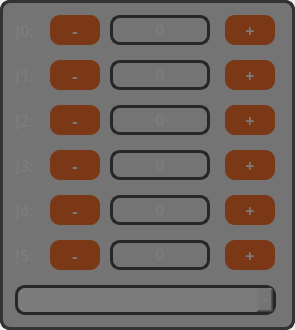
    <widget class="QFrame" name="frm_joint_control">
     <property name="geometry">
      <rect>
       <x>5</x>
       <y>45</y>
       <width>295</width>
       <height>330</height>
      </rect>
     </property>
     <property name="sizePolicy">
      <sizepolicy hsizetype="Preferred" vsizetype="Preferred">
       <horstretch>0</horstretch>
       <verstretch>0</verstretch>
      </sizepolicy>
     </property>
     <property name="styleSheet">
      <string notr="true">border-radius: 10px;
border: 3px solid #333333;</string>
     </property>
     <property name="frameShape">
      <enum>QFrame::NoFrame</enum>
     </property>
     <widget class="QPushButton" name="btn_j0_minus">
      <property name="geometry">
       <rect>
        <x>50</x>
        <y>15</y>
        <width>50</width>
        <height>30</height>
       </rect>
      </property>
      <property name="sizePolicy">
       <sizepolicy hsizetype="Fixed" vsizetype="Fixed">
        <horstretch>0</horstretch>
        <verstretch>0</verstretch>
       </sizepolicy>
      </property>
      <property name="font">
       <font>
        <family>JetBrains Mono</family>
        <pointsize>12</pointsize>
        <weight>75</weight>
        <bold>true</bold>
       </font>
      </property>
      <property name="styleSheet">
       <string notr="true">QPushButton {
	background-color: #FE5C0D;
	color: #FFFFFF;
	padding: 5px;
	border-radius: 10px;
	border: none;
}
QPushButton:hover{
	background-color: rgb(254, 81, 13);
    border: 2px solid rgb(254, 174, 13);
}</string>
      </property>
      <property name="text">
       <string>-</string>
      </property>
     </widget>
     <widget class="QPushButton" name="btn_j0_plus">
      <property name="geometry">
       <rect>
        <x>225</x>
        <y>15</y>
        <width>50</width>
        <height>30</height>
       </rect>
      </property>
      <property name="sizePolicy">
       <sizepolicy hsizetype="Fixed" vsizetype="Fixed">
        <horstretch>0</horstretch>
        <verstretch>0</verstretch>
       </sizepolicy>
      </property>
      <property name="font">
       <font>
        <family>JetBrains Mono</family>
        <pointsize>12</pointsize>
        <weight>75</weight>
        <bold>true</bold>
       </font>
      </property>
      <property name="styleSheet">
       <string notr="true">QPushButton {
	background-color: #FE5C0D;
	color: #FFFFFF;
	padding: 5px;
	border-radius: 10px;
	border: none;
}
QPushButton:hover{
	background-color: rgb(254, 81, 13);
    border: 2px solid rgb(254, 174, 13);
}</string>
      </property>
      <property name="text">
       <string>+</string>
      </property>
     </widget>
     <widget class="QLabel" name="lbl_j0">
      <property name="geometry">
       <rect>
        <x>15</x>
        <y>20</y>
        <width>31</width>
        <height>20</height>
       </rect>
      </property>
      <property name="font">
       <font>
        <family>JetBrains Mono</family>
        <pointsize>12</pointsize>
        <weight>75</weight>
        <bold>true</bold>
       </font>
      </property>
      <property name="styleSheet">
       <string notr="true">border: none;
color: #fff;
</string>
      </property>
      <property name="text">
       <string>J0:</string>
      </property>
     </widget>
     <widget class="QPushButton" name="btn_j1_plus">
      <property name="geometry">
       <rect>
        <x>225</x>
        <y>60</y>
        <width>50</width>
        <height>30</height>
       </rect>
      </property>
      <property name="sizePolicy">
       <sizepolicy hsizetype="Fixed" vsizetype="Fixed">
        <horstretch>0</horstretch>
        <verstretch>0</verstretch>
       </sizepolicy>
      </property>
      <property name="font">
       <font>
        <family>JetBrains Mono</family>
        <pointsize>12</pointsize>
        <weight>75</weight>
        <bold>true</bold>
       </font>
      </property>
      <property name="styleSheet">
       <string notr="true">QPushButton {
	background-color: #FE5C0D;
	color: #FFFFFF;
	padding: 5px;
	border-radius: 10px;
	border: none;
}
QPushButton:hover{
	background-color: rgb(254, 81, 13);
    border: 2px solid rgb(254, 174, 13);
}</string>
      </property>
      <property name="text">
       <string>+</string>
      </property>
     </widget>
     <widget class="QLabel" name="lbl_j1">
      <property name="geometry">
       <rect>
        <x>15</x>
        <y>65</y>
        <width>31</width>
        <height>20</height>
       </rect>
      </property>
      <property name="font">
       <font>
        <family>JetBrains Mono</family>
        <pointsize>12</pointsize>
        <weight>75</weight>
        <bold>true</bold>
       </font>
      </property>
      <property name="styleSheet">
       <string notr="true">border: none;
color: #fff;
</string>
      </property>
      <property name="text">
       <string>J1:</string>
      </property>
     </widget>
     <widget class="QPushButton" name="btn_j1_minus">
      <property name="geometry">
       <rect>
        <x>50</x>
        <y>60</y>
        <width>50</width>
        <height>30</height>
       </rect>
      </property>
      <property name="sizePolicy">
       <sizepolicy hsizetype="Fixed" vsizetype="Fixed">
        <horstretch>0</horstretch>
        <verstretch>0</verstretch>
       </sizepolicy>
      </property>
      <property name="font">
       <font>
        <family>JetBrains Mono</family>
        <pointsize>12</pointsize>
        <weight>75</weight>
        <bold>true</bold>
       </font>
      </property>
      <property name="styleSheet">
       <string notr="true">QPushButton {
	background-color: #FE5C0D;
	color: #FFFFFF;
	padding: 5px;
	border-radius: 10px;
	border: none;
}
QPushButton:hover{
	background-color: rgb(254, 81, 13);
    border: 2px solid rgb(254, 174, 13);
}</string>
      </property>
      <property name="text">
       <string>-</string>
      </property>
     </widget>
     <widget class="QPushButton" name="btn_j2_minus">
      <property name="geometry">
       <rect>
        <x>50</x>
        <y>105</y>
        <width>50</width>
        <height>30</height>
       </rect>
      </property>
      <property name="sizePolicy">
       <sizepolicy hsizetype="Fixed" vsizetype="Fixed">
        <horstretch>0</horstretch>
        <verstretch>0</verstretch>
       </sizepolicy>
      </property>
      <property name="font">
       <font>
        <family>JetBrains Mono</family>
        <pointsize>12</pointsize>
        <weight>75</weight>
        <bold>true</bold>
       </font>
      </property>
      <property name="styleSheet">
       <string notr="true">QPushButton {
	background-color: #FE5C0D;
	color: #FFFFFF;
	padding: 5px;
	border-radius: 10px;
	border: none;
}
QPushButton:hover{
	background-color: rgb(254, 81, 13);
    border: 2px solid rgb(254, 174, 13);
}</string>
      </property>
      <property name="text">
       <string>-</string>
      </property>
     </widget>
     <widget class="QPushButton" name="btn_j2_plus">
      <property name="geometry">
       <rect>
        <x>225</x>
        <y>105</y>
        <width>50</width>
        <height>30</height>
       </rect>
      </property>
      <property name="sizePolicy">
       <sizepolicy hsizetype="Fixed" vsizetype="Fixed">
        <horstretch>0</horstretch>
        <verstretch>0</verstretch>
       </sizepolicy>
      </property>
      <property name="font">
       <font>
        <family>JetBrains Mono</family>
        <pointsize>12</pointsize>
        <weight>75</weight>
        <bold>true</bold>
       </font>
      </property>
      <property name="styleSheet">
       <string notr="true">QPushButton {
	background-color: #FE5C0D;
	color: #FFFFFF;
	padding: 5px;
	border-radius: 10px;
	border: none;
}
QPushButton:hover{
	background-color: rgb(254, 81, 13);
    border: 2px solid rgb(254, 174, 13);
}</string>
      </property>
      <property name="text">
       <string>+</string>
      </property>
     </widget>
     <widget class="QLabel" name="lbl_j2">
      <property name="geometry">
       <rect>
        <x>15</x>
        <y>110</y>
        <width>31</width>
        <height>20</height>
       </rect>
      </property>
      <property name="font">
       <font>
        <family>JetBrains Mono</family>
        <pointsize>12</pointsize>
        <weight>75</weight>
        <bold>true</bold>
       </font>
      </property>
      <property name="styleSheet">
       <string notr="true">border: none;
color: #fff;
</string>
      </property>
      <property name="text">
       <string>J2:</string>
      </property>
     </widget>
     <widget class="QPushButton" name="btn_j3_minus">
      <property name="geometry">
       <rect>
        <x>50</x>
        <y>150</y>
        <width>50</width>
        <height>30</height>
       </rect>
      </property>
      <property name="sizePolicy">
       <sizepolicy hsizetype="Fixed" vsizetype="Fixed">
        <horstretch>0</horstretch>
        <verstretch>0</verstretch>
       </sizepolicy>
      </property>
      <property name="font">
       <font>
        <family>JetBrains Mono</family>
        <pointsize>12</pointsize>
        <weight>75</weight>
        <bold>true</bold>
       </font>
      </property>
      <property name="styleSheet">
       <string notr="true">QPushButton {
	background-color: #FE5C0D;
	color: #FFFFFF;
	padding: 5px;
	border-radius: 10px;
	border: none;
}
QPushButton:hover{
	background-color: rgb(254, 81, 13);
    border: 2px solid rgb(254, 174, 13);
}</string>
      </property>
      <property name="text">
       <string>-</string>
      </property>
     </widget>
     <widget class="QPushButton" name="btn_j3_plus">
      <property name="geometry">
       <rect>
        <x>225</x>
        <y>150</y>
        <width>50</width>
        <height>30</height>
       </rect>
      </property>
      <property name="sizePolicy">
       <sizepolicy hsizetype="Fixed" vsizetype="Fixed">
        <horstretch>0</horstretch>
        <verstretch>0</verstretch>
       </sizepolicy>
      </property>
      <property name="font">
       <font>
        <family>JetBrains Mono</family>
        <pointsize>12</pointsize>
        <weight>75</weight>
        <bold>true</bold>
       </font>
      </property>
      <property name="styleSheet">
       <string notr="true">QPushButton {
	background-color: #FE5C0D;
	color: #FFFFFF;
	padding: 5px;
	border-radius: 10px;
	border: none;
}
QPushButton:hover{
	background-color: rgb(254, 81, 13);
    border: 2px solid rgb(254, 174, 13);
}</string>
      </property>
      <property name="text">
       <string>+</string>
      </property>
     </widget>
     <widget class="QLabel" name="lbl_j3">
      <property name="geometry">
       <rect>
        <x>15</x>
        <y>155</y>
        <width>31</width>
        <height>20</height>
       </rect>
      </property>
      <property name="font">
       <font>
        <family>JetBrains Mono</family>
        <pointsize>12</pointsize>
        <weight>75</weight>
        <bold>true</bold>
       </font>
      </property>
      <property name="styleSheet">
       <string notr="true">border: none;
color: #fff;
</string>
      </property>
      <property name="text">
       <string>J3:</string>
      </property>
     </widget>
     <widget class="QPushButton" name="btn_j4_minus">
      <property name="geometry">
       <rect>
        <x>50</x>
        <y>195</y>
        <width>50</width>
        <height>30</height>
       </rect>
      </property>
      <property name="sizePolicy">
       <sizepolicy hsizetype="Fixed" vsizetype="Fixed">
        <horstretch>0</horstretch>
        <verstretch>0</verstretch>
       </sizepolicy>
      </property>
      <property name="font">
       <font>
        <family>JetBrains Mono</family>
        <pointsize>12</pointsize>
        <weight>75</weight>
        <bold>true</bold>
       </font>
      </property>
      <property name="styleSheet">
       <string notr="true">QPushButton {
	background-color: #FE5C0D;
	color: #FFFFFF;
	padding: 5px;
	border-radius: 10px;
	border: none;
}
QPushButton:hover{
	background-color: rgb(254, 81, 13);
    border: 2px solid rgb(254, 174, 13);
}</string>
      </property>
      <property name="text">
       <string>-</string>
      </property>
     </widget>
     <widget class="QPushButton" name="btn_j4_plus">
      <property name="geometry">
       <rect>
        <x>225</x>
        <y>195</y>
        <width>50</width>
        <height>30</height>
       </rect>
      </property>
      <property name="sizePolicy">
       <sizepolicy hsizetype="Fixed" vsizetype="Fixed">
        <horstretch>0</horstretch>
        <verstretch>0</verstretch>
       </sizepolicy>
      </property>
      <property name="font">
       <font>
        <family>JetBrains Mono</family>
        <pointsize>12</pointsize>
        <weight>75</weight>
        <bold>true</bold>
       </font>
      </property>
      <property name="styleSheet">
       <string notr="true">QPushButton {
	background-color: #FE5C0D;
	color: #FFFFFF;
	padding: 5px;
	border-radius: 10px;
	border: none;
}
QPushButton:hover{
	background-color: rgb(254, 81, 13);
    border: 2px solid rgb(254, 174, 13);
}</string>
      </property>
      <property name="text">
       <string>+</string>
      </property>
     </widget>
     <widget class="QLabel" name="lbl_j4">
      <property name="geometry">
       <rect>
        <x>15</x>
        <y>200</y>
        <width>31</width>
        <height>20</height>
       </rect>
      </property>
      <property name="font">
       <font>
        <family>JetBrains Mono</family>
        <pointsize>12</pointsize>
        <weight>75</weight>
        <bold>true</bold>
       </font>
      </property>
      <property name="styleSheet">
       <string notr="true">border: none;
color: #fff;
</string>
      </property>
      <property name="text">
       <string>J4:</string>
      </property>
     </widget>
     <widget class="QPushButton" name="btn_j5_minus">
      <property name="geometry">
       <rect>
        <x>50</x>
        <y>240</y>
        <width>50</width>
        <height>30</height>
       </rect>
      </property>
      <property name="sizePolicy">
       <sizepolicy hsizetype="Fixed" vsizetype="Fixed">
        <horstretch>0</horstretch>
        <verstretch>0</verstretch>
       </sizepolicy>
      </property>
      <property name="font">
       <font>
        <family>JetBrains Mono</family>
        <pointsize>12</pointsize>
        <weight>75</weight>
        <bold>true</bold>
       </font>
      </property>
      <property name="styleSheet">
       <string notr="true">QPushButton {
	background-color: #FE5C0D;
	color: #FFFFFF;
	padding: 5px;
	border-radius: 10px;
	border: none;
}
QPushButton:hover{
	background-color: rgb(254, 81, 13);
    border: 2px solid rgb(254, 174, 13);
}</string>
      </property>
      <property name="text">
       <string>-</string>
      </property>
     </widget>
     <widget class="QPushButton" name="btn_j5_plus">
      <property name="geometry">
       <rect>
        <x>225</x>
        <y>240</y>
        <width>50</width>
        <height>30</height>
       </rect>
      </property>
      <property name="sizePolicy">
       <sizepolicy hsizetype="Fixed" vsizetype="Fixed">
        <horstretch>0</horstretch>
        <verstretch>0</verstretch>
       </sizepolicy>
      </property>
      <property name="font">
       <font>
        <family>JetBrains Mono</family>
        <pointsize>12</pointsize>
        <weight>75</weight>
        <bold>true</bold>
       </font>
      </property>
      <property name="styleSheet">
       <string notr="true">QPushButton {
	background-color: #FE5C0D;
	color: #FFFFFF;
	padding: 5px;
	border-radius: 10px;
	border: none;
}
QPushButton:hover{
	background-color: rgb(254, 81, 13);
    border: 2px solid rgb(254, 174, 13);
}</string>
      </property>
      <property name="text">
       <string>+</string>
      </property>
     </widget>
     <widget class="QLabel" name="lbl_j5">
      <property name="geometry">
       <rect>
        <x>15</x>
        <y>245</y>
        <width>31</width>
        <height>20</height>
       </rect>
      </property>
      <property name="font">
       <font>
        <family>JetBrains Mono</family>
        <pointsize>12</pointsize>
        <weight>75</weight>
        <bold>true</bold>
       </font>
      </property>
      <property name="styleSheet">
       <string notr="true">border: none;
color: #fff;
</string>
      </property>
      <property name="text">
       <string>J5:</string>
      </property>
     </widget>
     <widget class="QComboBox" name="combo_joint_mode">
      <property name="geometry">
       <rect>
        <x>15</x>
        <y>285</y>
        <width>261</width>
        <height>30</height>
       </rect>
      </property>
      <property name="font">
       <font>
        <family>JetBrains Mono</family>
        <pointsize>12</pointsize>
        <weight>75</weight>
        <bold>true</bold>
       </font>
      </property>
      <property name="toolTip">
       <string/>
      </property>
      <property name="styleSheet">
       <string notr="true">QComboBox {
	border: 3px solid #333333;
	color: #fff;
}</string>
      </property>
      <item>
       <property name="text">
        <string>Continuous</string>
       </property>
      </item>
      <item>
       <property name="text">
        <string>0.1000</string>
       </property>
      </item>
      <item>
       <property name="text">
        <string>0.0100</string>
       </property>
      </item>
      <item>
       <property name="text">
        <string>0.0010</string>
       </property>
      </item>
      <item>
       <property name="text">
        <string>0.0001</string>
       </property>
      </item>
     </widget>
     <widget class="QFrame" name="joint_control_overlay">
      <property name="geometry">
       <rect>
        <x>0</x>
        <y>0</y>
        <width>295</width>
        <height>330</height>
       </rect>
      </property>
      <property name="styleSheet">
       <string notr="true">background-color: rgba(30, 30, 30, 150);
border-radius: 10px;
border: 3px solid #333333;</string>
      </property>
      <property name="frameShape">
       <enum>QFrame::StyledPanel</enum>
      </property>
      <property name="frameShadow">
       <enum>QFrame::Raised</enum>
      </property>
     </widget>
     <widget class="QLabel" name="txt_j0_pos">
      <property name="geometry">
       <rect>
        <x>110</x>
        <y>15</y>
        <width>100</width>
        <height>30</height>
       </rect>
      </property>
      <property name="font">
       <font>
        <family>JetBrains Mono</family>
        <pointsize>12</pointsize>
        <weight>75</weight>
        <bold>true</bold>
       </font>
      </property>
      <property name="styleSheet">
       <string notr="true">border-radius: 10px;
color: #fff;
qproperty-alignment: 'AlignHCenter';
border: 3px solid #333333;
</string>
      </property>
      <property name="text">
       <string>0</string>
      </property>
      <property name="alignment">
       <set>Qt::AlignHCenter</set>
      </property>
     </widget>
     <widget class="QLabel" name="txt_j1_pos">
      <property name="geometry">
       <rect>
        <x>110</x>
        <y>60</y>
        <width>100</width>
        <height>30</height>
       </rect>
      </property>
      <property name="font">
       <font>
        <family>JetBrains Mono</family>
        <pointsize>12</pointsize>
        <weight>75</weight>
        <bold>true</bold>
       </font>
      </property>
      <property name="styleSheet">
       <string notr="true">border-radius: 10px;
color: #fff;
qproperty-alignment: 'AlignHCenter';
border: 3px solid #333333;
</string>
      </property>
      <property name="text">
       <string>0</string>
      </property>
      <property name="alignment">
       <set>Qt::AlignHCenter</set>
      </property>
     </widget>
     <widget class="QLabel" name="txt_j2_pos">
      <property name="geometry">
       <rect>
        <x>110</x>
        <y>105</y>
        <width>100</width>
        <height>30</height>
       </rect>
      </property>
      <property name="font">
       <font>
        <family>JetBrains Mono</family>
        <pointsize>12</pointsize>
        <weight>75</weight>
        <bold>true</bold>
       </font>
      </property>
      <property name="styleSheet">
       <string notr="true">border-radius: 10px;
color: #fff;
qproperty-alignment: 'AlignHCenter';
border: 3px solid #333333;
</string>
      </property>
      <property name="text">
       <string>0</string>
      </property>
      <property name="alignment">
       <set>Qt::AlignHCenter</set>
      </property>
     </widget>
     <widget class="QLabel" name="txt_j3_pos">
      <property name="geometry">
       <rect>
        <x>110</x>
        <y>150</y>
        <width>100</width>
        <height>30</height>
       </rect>
      </property>
      <property name="font">
       <font>
        <family>JetBrains Mono</family>
        <pointsize>12</pointsize>
        <weight>75</weight>
        <bold>true</bold>
       </font>
      </property>
      <property name="styleSheet">
       <string notr="true">border-radius: 10px;
color: #fff;
qproperty-alignment: 'AlignHCenter';
border: 3px solid #333333;
</string>
      </property>
      <property name="text">
       <string>0</string>
      </property>
      <property name="alignment">
       <set>Qt::AlignHCenter</set>
      </property>
     </widget>
     <widget class="QLabel" name="txt_j4_pos">
      <property name="geometry">
       <rect>
        <x>110</x>
        <y>195</y>
        <width>100</width>
        <height>30</height>
       </rect>
      </property>
      <property name="font">
       <font>
        <family>JetBrains Mono</family>
        <pointsize>12</pointsize>
        <weight>75</weight>
        <bold>true</bold>
       </font>
      </property>
      <property name="styleSheet">
       <string notr="true">border-radius: 10px;
color: #fff;
qproperty-alignment: 'AlignHCenter';
border: 3px solid #333333;
</string>
      </property>
      <property name="text">
       <string>0</string>
      </property>
      <property name="alignment">
       <set>Qt::AlignHCenter</set>
      </property>
     </widget>
     <widget class="QLabel" name="txt_j5_pos">
      <property name="geometry">
       <rect>
        <x>110</x>
        <y>240</y>
        <width>100</width>
        <height>30</height>
       </rect>
      </property>
      <property name="font">
       <font>
        <family>JetBrains Mono</family>
        <pointsize>12</pointsize>
        <weight>75</weight>
        <bold>true</bold>
       </font>
      </property>
      <property name="styleSheet">
       <string notr="true">border-radius: 10px;
color: #fff;
qproperty-alignment: 'AlignHCenter';
border: 3px solid #333333;
</string>
      </property>
      <property name="text">
       <string>0</string>
      </property>
      <property name="alignment">
       <set>Qt::AlignHCenter</set>
      </property>
     </widget>
     <zorder>btn_j0_minus</zorder>
     <zorder>btn_j0_plus</zorder>
     <zorder>lbl_j0</zorder>
     <zorder>btn_j1_plus</zorder>
     <zorder>lbl_j1</zorder>
     <zorder>btn_j1_minus</zorder>
     <zorder>btn_j2_minus</zorder>
     <zorder>btn_j2_plus</zorder>
     <zorder>lbl_j2</zorder>
     <zorder>btn_j3_minus</zorder>
     <zorder>btn_j3_plus</zorder>
     <zorder>lbl_j3</zorder>
     <zorder>btn_j4_minus</zorder>
     <zorder>btn_j4_plus</zorder>
     <zorder>lbl_j4</zorder>
     <zorder>btn_j5_minus</zorder>
     <zorder>btn_j5_plus</zorder>
     <zorder>lbl_j5</zorder>
     <zorder>combo_joint_mode</zorder>
     <zorder>txt_j0_pos</zorder>
     <zorder>txt_j1_pos</zorder>
     <zorder>txt_j2_pos</zorder>
     <zorder>txt_j3_pos</zorder>
     <zorder>txt_j4_pos</zorder>
     <zorder>txt_j5_pos</zorder>
     <zorder>joint_control_overlay</zorder>
    </widget>
